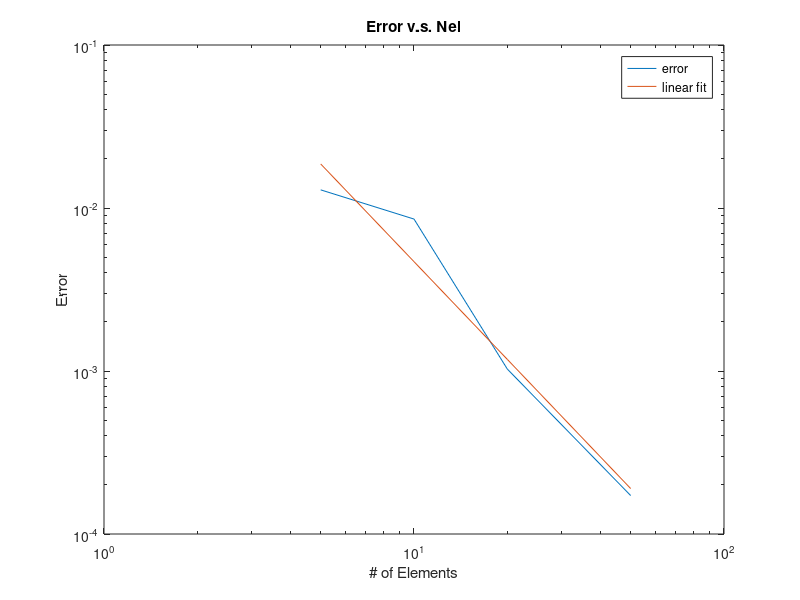

This chart was generated by the following MATLAB code:
load a.mat;

err = [];

N = 5;
step = 100 / N;
x = (1:N) / N;
idx = 1 : step : 101;
c_bar = c100(idx);
err = [err norm(c5 - c_bar, 2) / 6];

N = 10;
step = 100 / N;
x = (1:N) / N;
idx = 1 : step : 101;
c_bar = c100(idx);
err = [err norm(c10 - c_bar, 2) / 11];

N = 20;
step = 100 / N;
x = (1:N) / N;
idx = 1 : step : 101;
c_bar = c100(idx);
err = [err norm(c20 - c_bar, 2) / 21];

N = 50;
step = 100 / N;
x = (1:N) / N;
idx = 1 : step : 101;
c_bar = c100(idx);
err = [err norm(c50 - c_bar, 2) / 51];

n = [5, 10, 20, 50];
loglog(n, err); hold on;

P = polyfit(log(n), log(err), 1);
fit_err = P(1) * log(n) + P(2);
loglog(n, exp(fit_err)); hold off;

title('Error v.s. Nel')
xlabel('# of Elements')
ylabel('Error')
legend('error', 'linear fit')
